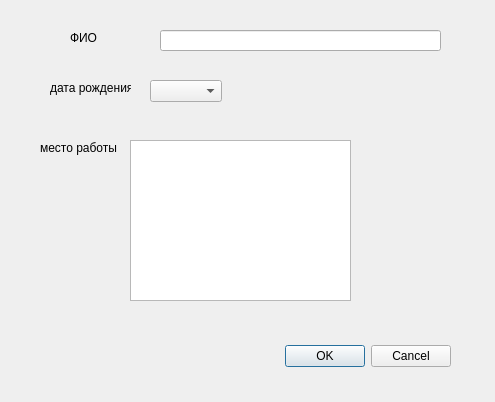
<?xml version="1.0" encoding="UTF-8"?>
<ui version="4.0">
 <class>Dialog</class>
 <widget class="QDialog" name="Dialog">
  <property name="geometry">
   <rect>
    <x>0</x>
    <y>0</y>
    <width>495</width>
    <height>402</height>
   </rect>
  </property>
  <property name="windowTitle">
   <string>Dialog</string>
  </property>
  <widget class="QDialogButtonBox" name="buttonBox">
   <property name="geometry">
    <rect>
     <x>110</x>
     <y>340</y>
     <width>341</width>
     <height>32</height>
    </rect>
   </property>
   <property name="orientation">
    <enum>Qt::Horizontal</enum>
   </property>
   <property name="standardButtons">
    <set>QDialogButtonBox::Cancel|QDialogButtonBox::Ok</set>
   </property>
  </widget>
  <widget class="QLineEdit" name="lineEdit">
   <property name="geometry">
    <rect>
     <x>160</x>
     <y>30</y>
     <width>281</width>
     <height>21</height>
    </rect>
   </property>
  </widget>
  <widget class="QLabel" name="label">
   <property name="geometry">
    <rect>
     <x>70</x>
     <y>30</y>
     <width>47</width>
     <height>16</height>
    </rect>
   </property>
   <property name="text">
    <string>ФИО</string>
   </property>
  </widget>
  <widget class="QLabel" name="label_2">
   <property name="geometry">
    <rect>
     <x>50</x>
     <y>80</y>
     <width>81</width>
     <height>16</height>
    </rect>
   </property>
   <property name="text">
    <string>дата рождения</string>
   </property>
  </widget>
  <widget class="QLabel" name="label_3">
   <property name="geometry">
    <rect>
     <x>40</x>
     <y>140</y>
     <width>121</width>
     <height>16</height>
    </rect>
   </property>
   <property name="text">
    <string>место работы</string>
   </property>
  </widget>
  <widget class="QTextEdit" name="textEdit">
   <property name="geometry">
    <rect>
     <x>130</x>
     <y>140</y>
     <width>221</width>
     <height>161</height>
    </rect>
   </property>
  </widget>
  <widget class="QComboBox" name="comboBox">
   <property name="geometry">
    <rect>
     <x>150</x>
     <y>80</y>
     <width>72</width>
     <height>22</height>
    </rect>
   </property>
  </widget>
 </widget>
 <resources/>
 <connections>
  <connection>
   <sender>buttonBox</sender>
   <signal>accepted()</signal>
   <receiver>Dialog</receiver>
   <slot>accept()</slot>
   <hints>
    <hint type="sourcelabel">
     <x>248</x>
     <y>254</y>
    </hint>
    <hint type="destinationlabel">
     <x>157</x>
     <y>274</y>
    </hint>
   </hints>
  </connection>
  <connection>
   <sender>buttonBox</sender>
   <signal>rejected()</signal>
   <receiver>Dialog</receiver>
   <slot>reject()</slot>
   <hints>
    <hint type="sourcelabel">
     <x>316</x>
     <y>260</y>
    </hint>
    <hint type="destinationlabel">
     <x>286</x>
     <y>274</y>
    </hint>
   </hints>
  </connection>
 </connections>
</ui>
